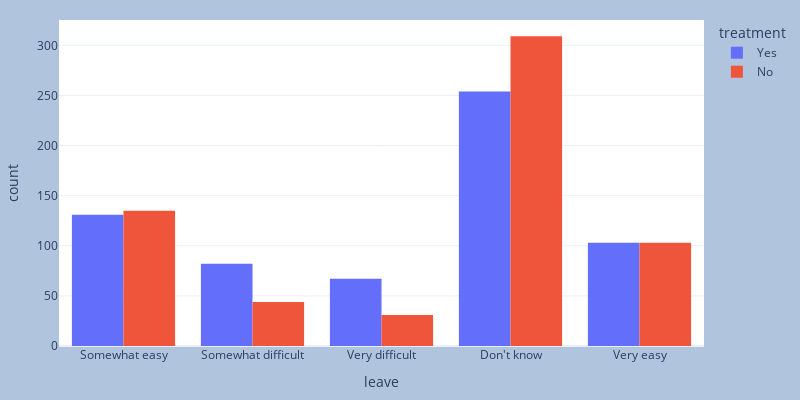

Notebook source saved alongside this figure:
### Markdown cell above
How easy is it for you to take medical leave for a mental health condition?

### Code cell
fig = px.histogram(data, x = 'leave',color='treatment',barmode='group', width=800, height=400)
fig.update_layout(
    margin=dict(l=20, r=20, t=20, b=20),
    paper_bgcolor="LightSteelBlue",
)

fig.show()

### Figure 1 — Plotly figure (JSON) as saved in the notebook; plotly's stock layout.template omitted (floating-point values rounded to 4 significant figures; data arrays with more than 128 entries replaced by an {"elided": "..."} marker saying what was removed)
{"data": [{"alignmentgroup": "True", "bingroup": "x", "hovertemplate": "treatment=Yes<br>leave=%{x}<br>count=%{y}<extra></extra>", "legendgroup": "Yes", "marker": {"color": "#636efa", "pattern": {"shape": ""}}, "name": "Yes", "offsetgroup": "Yes", "orientation": "v", "showlegend": true, "type": "histogram", "x": {"elided": "637 str values"}, "xaxis": "x", "yaxis": "y"}, {"alignmentgroup": "True", "bingroup": "x", "hovertemplate": "treatment=No<br>leave=%{x}<br>count=%{y}<extra></extra>", "legendgroup": "No", "marker": {"color": "#EF553B", "pattern": {"shape": ""}}, "name": "No", "offsetgroup": "No", "orientation": "v", "showlegend": true, "type": "histogram", "x": {"elided": "622 str values"}, "xaxis": "x", "yaxis": "y"}], "layout": {"barmode": "group", "height": 400, "legend": {"title": {"text": "treatment"}, "tracegroupgap": 0}, "margin": {"b": 20, "l": 20, "r": 20, "t": 20}, "paper_bgcolor": "LightSteelBlue", "width": 800, "xaxis": {"anchor": "y", "domain": [0, 1], "title": {"text": "leave"}}, "yaxis": {"anchor": "x", "domain": [0, 1], "title": {"text": "count"}}}}
